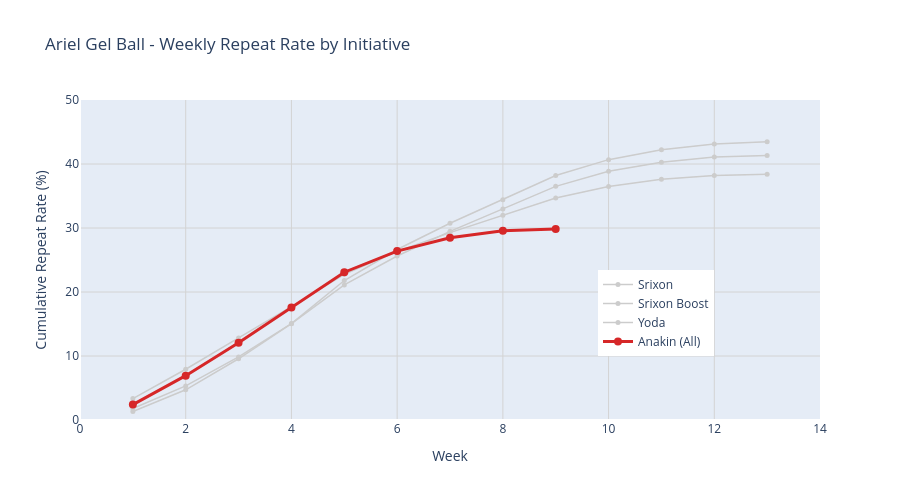

Notebook code cell kept with this figure:
### Code cell
# =============================================================================
# VISUALIZATION 1: Ariel Gel Ball - All Initiatives Weekly Repeat Rate
# (Interactive with Anakin highlighted)
# =============================================================================
import plotly.graph_objects as go

# Filter Ariel Gel Ball initiatives
ariel_initiatives = ['Srixon', 'Srixon Boost', 'Yoda', 'Anakin (All)']
ariel_weekly = all_weekly_df[all_weekly_df['initiative_name'].isin(ariel_initiatives)]

if len(ariel_weekly) > 0:
    fig = go.Figure()
    
    # Style settings: Anakin highlighted, others grayed out
    for init in ariel_initiatives:
        data = ariel_weekly[ariel_weekly['initiative_name'] == init].sort_values('week')
        if len(data) > 0:
            is_highlight = 'Anakin' in init
            
            fig.add_trace(go.Scatter(
                x=data['week'],
                y=data['cumulative_repeat_rate'],
                mode='lines+markers',
                name=init,
                line=dict(
                    color='#d62728' if is_highlight else '#cccccc',
                    width=3 if is_highlight else 1.5
                ),
                marker=dict(
                    size=8 if is_highlight else 5,
                    color='#d62728' if is_highlight else '#cccccc'
                ),
                hovertemplate='<b>%{fullData.name}</b><br>Week: %{x}<br>Repeat Rate: %{y:.2f}%<extra></extra>'
            ))
    
    fig.update_layout(
        title='Ariel Gel Ball - Weekly Repeat Rate by Initiative',
        xaxis_title='Week',
        yaxis_title='Cumulative Repeat Rate (%)',
        hovermode='closest',
        height=500,
        showlegend=True,
        legend=dict(x=0.7, y=0.2)
    )
    
    fig.update_xaxes(range=[0, 14], gridcolor='lightgray')
    fig.update_yaxes(range=[0, 50], gridcolor='lightgray')
    
    fig.show()
    
    # Display reference table
    print("\n📊 Reference Table: Ariel Gel Ball Weekly Data")
    pivot_ariel = ariel_weekly.pivot_table(
        index='week',
        columns='initiative_name',
        values='cumulative_repeat_rate',
        aggfunc='first'
    ).round(2)
    display(pivot_ariel)
else:
    print("⚠ No Ariel weekly data available")

### Figure 1 — Plotly figure (JSON) as saved in the notebook; plotly's stock layout.template omitted (floating-point values rounded to 4 significant figures)
{"data": [{"hovertemplate": "<b>%{fullData.name}</b><br>Week: %{x}<br>Repeat Rate: %{y:.2f}%<extra></extra>", "line": {"color": "#cccccc", "width": 1.5}, "marker": {"color": "#cccccc", "size": 5}, "mode": "lines+markers", "name": "Srixon", "type": "scatter", "x": [1.0, 2.0, 3.0, 4.0, 5.0, 6.0, 7.0, 8.0, 9.0, 10.0, 11.0, 12.0, 13.0], "y": [1.79, 5.33, 9.85, 15.07, 21.1, 25.62, 29.48, 32.95, 36.51, 38.86, 40.28, 41.08, 41.32]}, {"hovertemplate": "<b>%{fullData.name}</b><br>Week: %{x}<br>Repeat Rate: %{y:.2f}%<extra></extra>", "line": {"color": "#cccccc", "width": 1.5}, "marker": {"color": "#cccccc", "size": 5}, "mode": "lines+markers", "name": "Srixon Boost", "type": "scatter", "x": [1.0, 2.0, 3.0, 4.0, 5.0, 6.0, 7.0, 8.0, 9.0, 10.0, 11.0, 12.0, 13.0], "y": [1.32, 4.72, 9.57, 15.05, 21.79, 26.64, 30.74, 34.43, 38.21, 40.68, 42.23, 43.12, 43.46]}, {"hovertemplate": "<b>%{fullData.name}</b><br>Week: %{x}<br>Repeat Rate: %{y:.2f}%<extra></extra>", "line": {"color": "#cccccc", "width": 1.5}, "marker": {"color": "#cccccc", "size": 5}, "mode": "lines+markers", "name": "Yoda", "type": "scatter", "x": [1.0, 2.0, 3.0, 4.0, 5.0, 6.0, 7.0, 8.0, 9.0, 10.0, 11.0, 12.0, 13.0], "y": [3.35, 7.93, 12.82, 17.72, 22.76, 26.35, 29.28, 32.01, 34.69, 36.48, 37.61, 38.21, 38.4]}, {"hovertemplate": "<b>%{fullData.name}</b><br>Week: %{x}<br>Repeat Rate: %{y:.2f}%<extra></extra>", "line": {"color": "#d62728", "width": 3}, "marker": {"color": "#d62728", "size": 8}, "mode": "lines+markers", "name": "Anakin (All)", "type": "scatter", "x": [1.0, 2.0, 3.0, 4.0, 5.0, 6.0, 7.0, 8.0, 9.0], "y": [2.41, 6.93, 12.08, 17.57, 23.09, 26.39, 28.48, 29.56, 29.84]}], "layout": {"height": 500, "hovermode": "closest", "legend": {"x": 0.7, "y": 0.2}, "showlegend": true, "title": {"text": "Ariel Gel Ball - Weekly Repeat Rate by Initiative"}, "xaxis": {"gridcolor": "lightgray", "range": [0, 14], "title": {"text": "Week"}}, "yaxis": {"gridcolor": "lightgray", "range": [0, 50], "title": {"text": "Cumulative Repeat Rate (%)"}}}}
